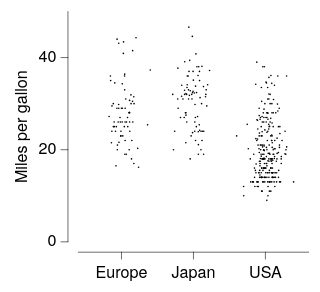

Specify this chart in Vega-Lite:
### Vega-Lite specification from a JSON file in a GitHub repository (floating-point values rounded to 4 significant figures; data arrays with more than 128 entries replaced by an {"elided": "..."} marker saying what was removed)
{"background": null, "config": {"arc": {"fill": "#DBDBDB", "fillOpacity": 1.0, "innerRadius": 25.0, "padAngle": 0.03, "stroke": "black", "strokeOpacity": 1, "strokeWidth": 0.25}, "area": {"fill": "#DBDBDB", "fillOpacity": 1.0, "stroke": "black", "strokeOpacity": 1, "strokeWidth": 0.25}, "axis": {"domain": true, "domainCap": "round", "domainColor": "black", "domainWidth": 0.25, "grid": false, "gridCap": "round", "gridColor": "#F1F1F1", "gridDash": [0, 0], "gridOpacity": 1.0, "gridWidth": 0.25, "labelColor": "black", "labelFont": "Helvetica Neue", "labelFontSize": 7, "labelFontStyle": "normal", "labelFontWeight": 400, "offset": 4.5, "ticks": true, "tickCap": "round", "tickColor": "black", "tickRound": false, "tickSize": 3, "tickWidth": 0.25, "titleColor": "black", "titleFont": "Helvetica Neue", "titleFontSize": 7, "titleFontStyle": "normal", "titleFontWeight": 400}, "axisX": {"domain": true, "labelAlign": "center", "labelAngle": 0, "labels": true, "ticks": true, "translate": 0}, "axisY": {"domain": true, "labelAlign": "right", "labelAngle": 0, "labels": true, "ticks": true, "translate": 0}, "axisRight": {"domain": true, "labelAlign": "left", "labelAngle": 0, "labels": true, "ticks": true, "translate": 0}, "axisTop": {"domain": true, "labelAlign": "center", "labelAngle": 0, "labels": true, "ticks": true, "translate": 0}, "axisBand": {"tickOffset": 0}, "bar": {"fill": "#DBDBDB", "fillOpacity": 1.0, "stroke": "black", "strokeOpacity": 1, "strokeWidth": 0.25}, "boxplot": {"size": 9.0, "ticks": {"cornerRadius": 0.25, "fill": "black", "size": 4.5, "thickness": 0.25}, "box": {"fillOpacity": 1.0, "stroke": "black", "strokeOpacity": 1, "strokeWidth": 0.25}, "median": {"fill": "black", "fillOpacity": 1.0, "size": 9.0, "thickness": 0.25}, "rule": {"fill": "black", "fillOpacity": 1.0, "size": 10.0, "stroke": "black", "strokeDash": [0, 0], "strokeOpacity": 1, "strokeWidth": 0.25}, "outliers": {"color": "black", "fill": "black", "fillOpacity": 1.0, "size": 0, "stroke": "black", "strokeOpacity": 1, "strokeWidth": 0.25}}, "circle": {"fill": "black", "fillOpacity": 1.0, "size": 0.5, "stroke": null, "strokeOpacity": 1, "strokeWidth": 0.25}, "errorband": {"band": {"fillOpacity": 0.6, "stroke": null, "strokeWidth": 0.25, "strokeOpacity": 1}, "borders": {"opacity": 0, "strokeOpacity": 0.25, "strokeWidth": 1}}, "errorbar": {"opacity": 1, "rule": {"strokeDash": [0, 0], "strokeWidth": 0.25}, "ticks": {"color": "black", "cornerRadius": 0.125, "opacity": 1, "size": 6.0, "thickness": 0.25}, "thickness": 0.25}, "font": "Helvetica Neue", "geoshape": {"fill": "#DBDBDB", "fillOpacity": 1.0, "stroke": "black", "strokeOpacity": 1, "strokeWidth": 0.25}, "header": {"labelColor": "black", "labelFont": "Helvetica Neue", "labelFontSize": 7, "labelFontStyle": "normal", "labelFontWeight": 400, "titleColor": "black", "titleFont": "Helvetica Neue", "titleFontSize": 7, "titleFontStyle": "normal", "titleFontWeight": 400, "titlePadding": 0}, "legend": {"disable": false, "offset": 4.5, "titlePadding": 4, "labelOffset": 2, "gradientLabelOffset": 2, "gradientLength": 50.0, "gradientThickness": 5.0, "gradientOpacity": 1.0, "gradientStrokeColor": "black", "gradientStrokeWidth": 0.25, "labelColor": "black", "labelFont": "Helvetica Neue", "labelFontSize": 7, "labelFontStyle": "normal", "labelFontWeight": 400, "strokeColor": "black", "strokeWidth": 0, "symbolSize": 42, "symbolStrokeColor": "black", "symbolStrokeWidth": 0.25, "titleColor": "black", "titleFont": "Helvetica Neue", "titleFontSize": 7, "titleFontStyle": "normal", "titleFontWeight": 400}, "line": {"color": "black", "stroke": "black", "strokeCap": "round", "strokeDash": [0, 0], "strokeOpacity": 1, "strokeWidth": 0.375}, "point": {"filled": true, "fill": "#DBDBDB", "fillOpacity": 1.0, "size": 5.0, "stroke": "black", "strokeOpacity": 1, "strokeWidth": 0.25}, "range": {"category": ["#C6D9F1", "#F1C9CB", "#FEF0B9", "#CEE37A", "#7AA8E0", "#E589A3", "#FDDD5D", "#68B961", "#4177B1", "#C35082", "#E5C227", "#438156"], "diverging": {"scheme": ["#C35082", "#CE6D94", "#D989A7", "#E2A4BA", "#EABFCE", "#F1DBE2", "#F6F6F6", "#D7E0EB", "#B9CBE0", "#9BB6D5", "#7DA1C9", "#5F8CBD", "#4177B1"]}, "heatmap": {"scheme": ["#DFE9F7", "#C6D9F1", "#ADC8EC", "#94B8E6", "#7AA8E0", "#6097DA", "#4D87CA", "#4177B1", "#386898", "#2F597F", "#264A69", "#1D3A58"]}, "ordinal": {"scheme": ["#F1F1F1", "#DBDBDB", "#C6C6C6", "#B2B2B2", "#9D9D9D", "#898989", "#767676", "#636363", "#515151", "#404040", "#2F2F2F", "#1F1F1F"]}, "ramp": {"scheme": ["#DFE9F7", "#C6D9F1", "#ADC8EC", "#94B8E6", "#7AA8E0", "#6097DA", "#4D87CA", "#4177B1", "#386898", "#2F597F", "#264A69", "#1D3A58"]}}, "rule": {"color": "black", "stroke": "black", "strokeCap": "round", "strokeDash": [2, 2], "strokeOpacity": 1, "strokeWidth": 0.25}, "scale": {"bandPaddingInner": 0.1, "bandPaddingOuter": 0.1, "round": false}, "rect": {"fill": "#DBDBDB", "fillOpacity": 1.0, "stroke": "black", "strokeOpacity": 1, "strokeWidth": 0.25}, "square": {"fill": "#DBDBDB", "fillOpacity": 1.0, "size": 10.0, "stroke": "black", "strokeOpacity": 1, "strokeWidth": 0.25}, "text": {"color": "black", "font": "Helvetica Neue", "fontSize": 7, "fontStyle": "normal", "fontWeight": 400}, "title": {"anchor": "middle", "frame": "group", "color": "black", "font": "Helvetica Neue", "fontSize": 7, "fontStyle": "normal", "fontWeight": 400, "subtitleColor": "black", "subtitleFont": "Helvetica Neue", "subtitleFontSize": "Helvetica Neue", "subtitleFontStyle": "normal", "subtitleFontWeight": 400}, "view": {"continuousWidth": 100, "continuousHeight": 100, "discreteWidth": 100, "discreteHeight": 100, "fill": null, "stroke": null, "strokeWidth": 0.25}}, "data": {"name": "data-5a85ede2053d4aec77293cfb476ae07b"}, "mark": {"type": "circle"}, "encoding": {"x": {"field": "Origin", "title": null, "type": "nominal"}, "xOffset": {"field": "jitter_x", "type": "quantitative"}, "y": {"field": "Miles_per_Gallon", "title": "Miles per gallon", "type": "quantitative"}}, "$schema": "https://vega.github.io/schema/vega-lite/v6.4.1.json", "datasets": {"data-5a85ede2053d4aec77293cfb476ae07b": {"elided": "398 records"}}}
